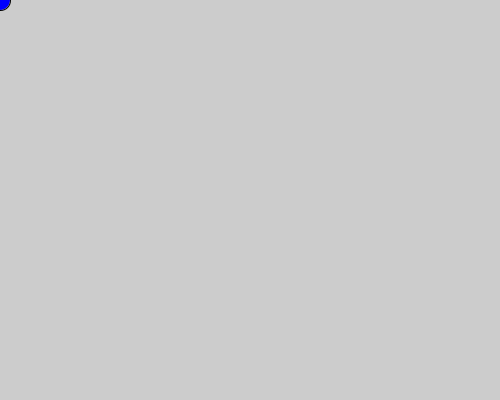
Frame 1 (no input)
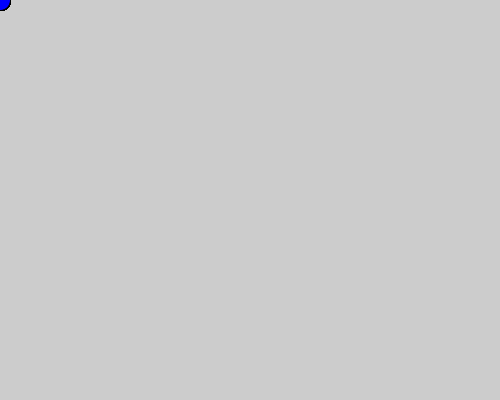
Frame 60 (the mouse pressed at the canvas centre just before this capture)
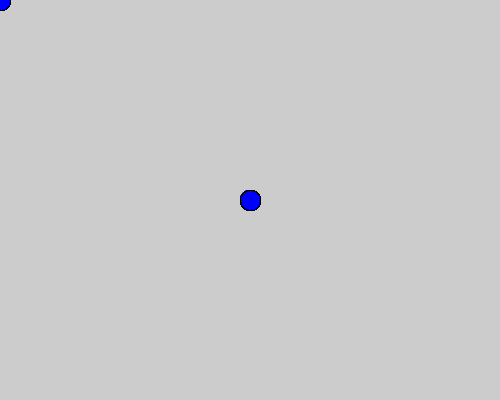
Frame 120 (the mouse held since frame 60 and released just before this capture)

The Processing sketch that drew these frames (run headless with seeded random() and noise(); from frame 60 on, the mouse is pressed at the canvas centre):

// Processing sketch: processing_106405
// ── processing_106405.pde

void setup()      //  setup runs at the begining one time
{
          size(500,400);
}        
 
 void draw()     //  loop
 {
          fill(0,0,255); 
          ellipse(mouseX,mouseY,20,20);
          
 }
